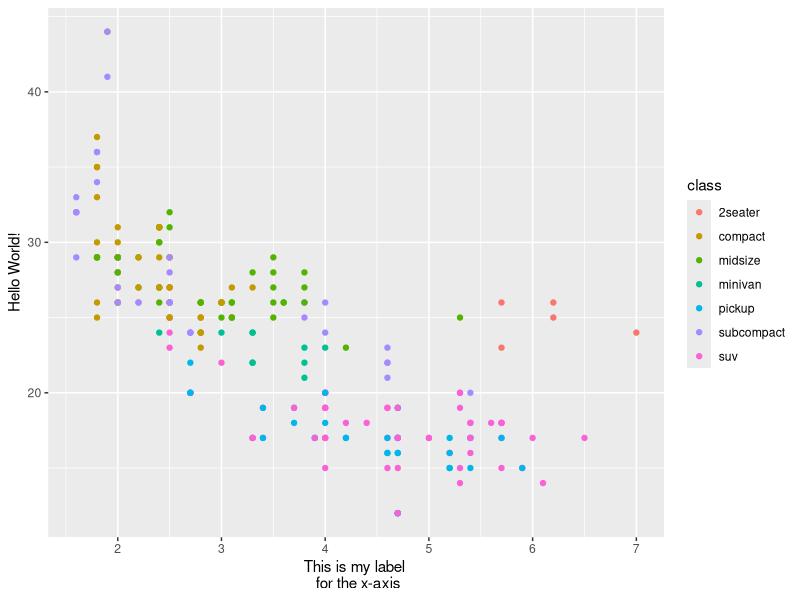
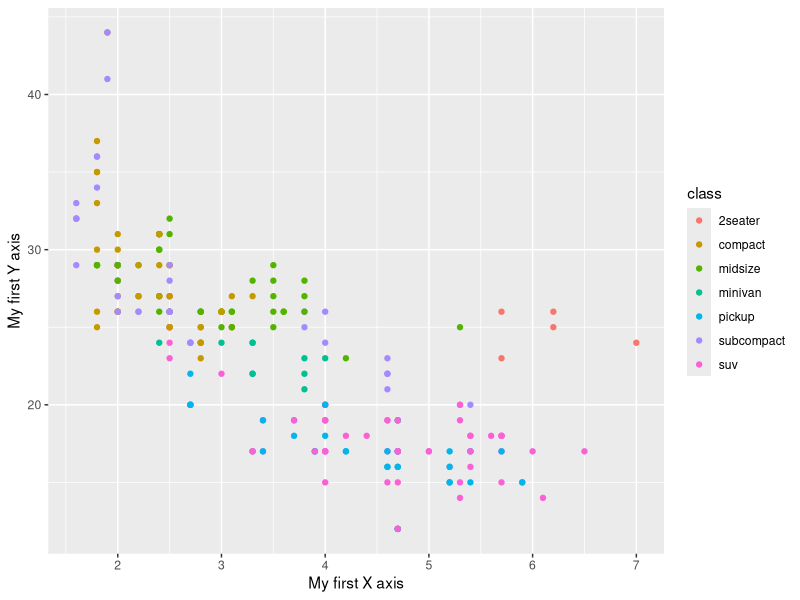
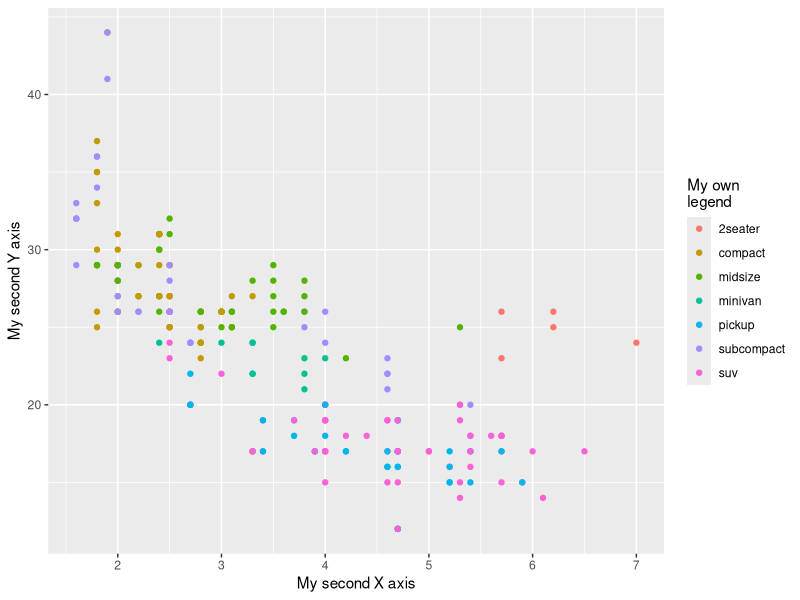
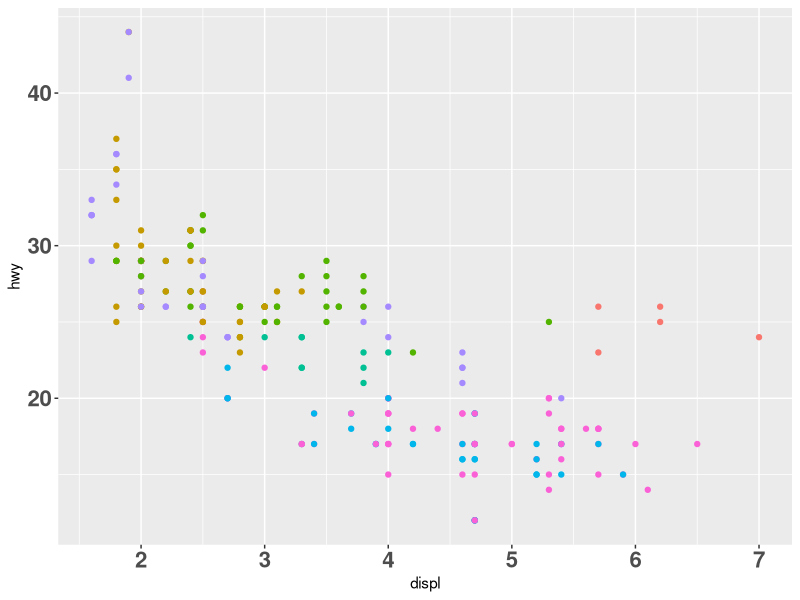
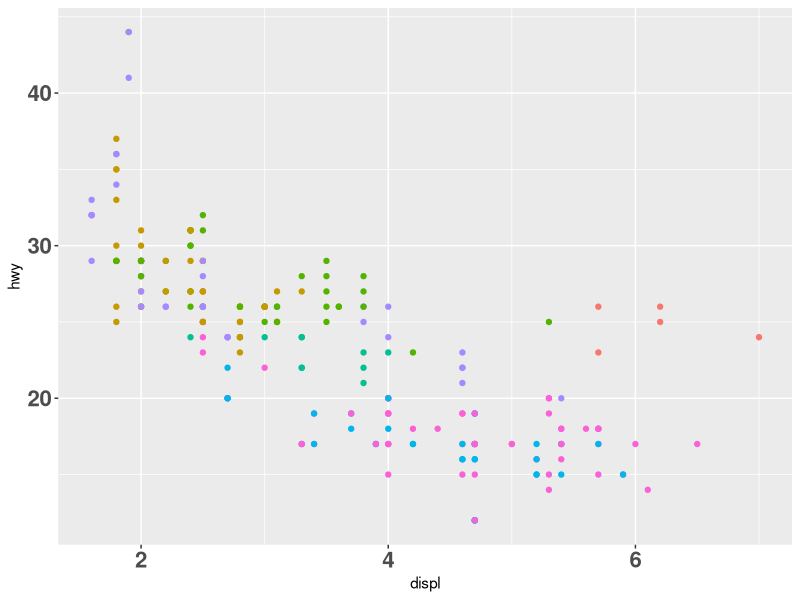
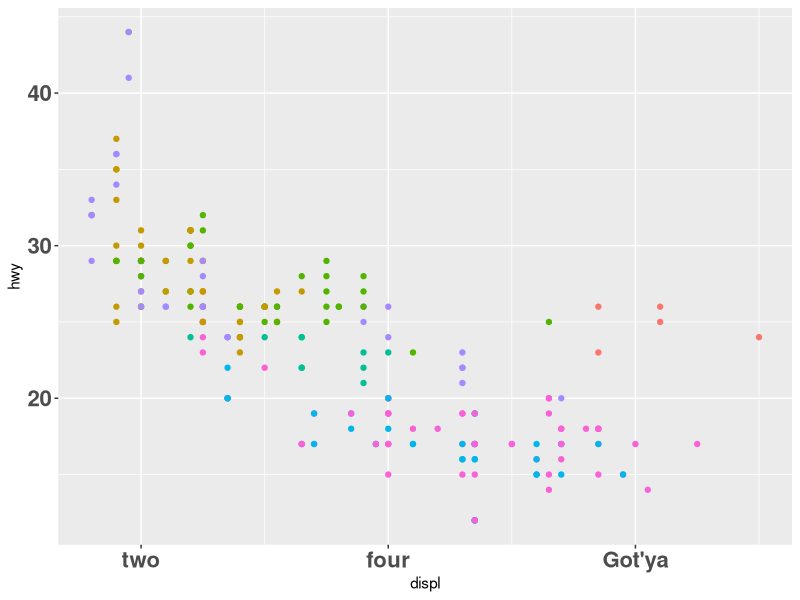
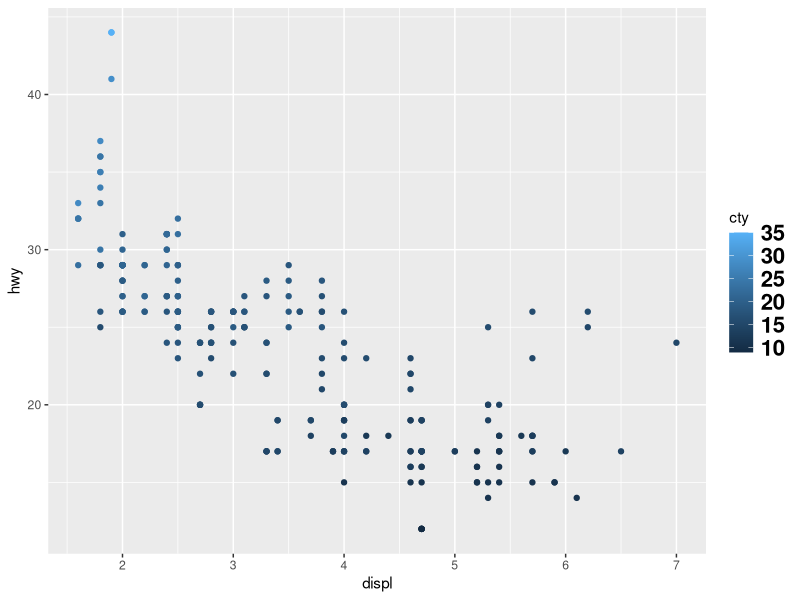
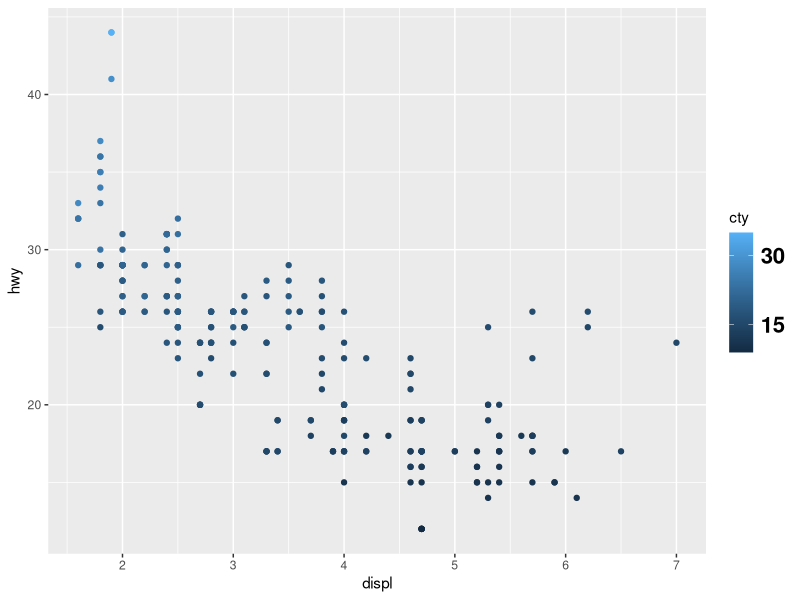

These charts were generated, in order, by the following R code:
## ---- chunk 1
knitr::opts_chunk$set(echo = TRUE)
library(tidyverse)
## ---- chunk 2
ggplot(mpg, aes(displ, hwy)) + 
  geom_point(aes(colour = class)) + 
  scale_x_continuous("This is my label \n for the x-axis") +
  scale_y_continuous("Hello World!")
## ---- chunk 3
my_plot <- ggplot(mpg, aes(displ, hwy)) + geom_point(aes(colour = class))
my_plot + 
  xlab("My first X axis") + 
  ylab("My first Y axis")
my_plot + labs(x = "My second X axis", y = "My second Y axis", colour = "My own\nlegend")
## ---- chunk 4
my_plot <- ggplot(mpg, aes(displ, hwy)) + geom_point(aes(colour = class), show.legend = FALSE) + theme(axis.text=element_text(size=16, face="bold"))
## ---- chunk 5
my_plot
my_plot + scale_x_continuous(breaks = c(2, 4, 6))
my_plot + scale_x_continuous(breaks = c(2, 4, 6), labels = c("two", "four", "Got'ya"))
## ---- chunk 6
my_plot <- ggplot(mpg, aes(displ, hwy)) + geom_point(aes(colour = cty)) + theme(legend.text=element_text(size=16, face="bold"))
## ---- chunk 7
my_plot
my_plot + scale_colour_continuous(breaks = c(15, 30))
my_plot + scale_colour_continuous(breaks = c(15, 30), labels = c("low", "high"))
## ---- chunk 8
my_plot + theme(legend.position = "right") # default
my_plot + theme(legend.position = "bottom") 
my_plot + theme(legend.position = "none") 
## ---- chunk 9
my_plot <- ggplot(mpg, aes(displ, hwy)) + geom_point(aes(colour = class), alpha = 0.1)
## ---- chunk 10
my_plot
my_plot + guides(colour = guide_legend(override.aes = list(alpha = 1)))
## ---- chunk 11
my_plot <- ggplot(mpg, aes(displ, hwy)) + geom_point(aes(colour = cty))
## ---- chunk 12
my_plot
my_plot + scale_colour_continuous(guide = guide_legend(title = "LEFT", title.position = "left"))
